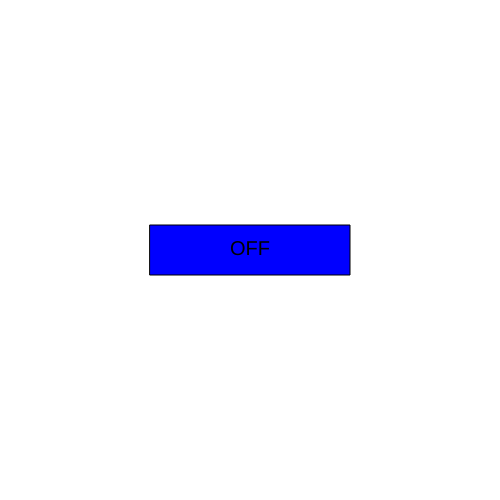
Frame 1 (no input)
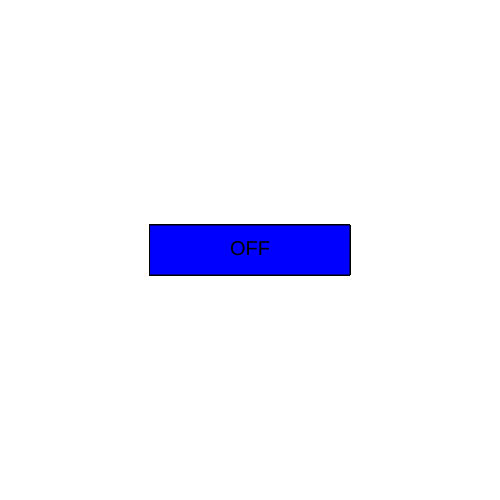
Frame 60 (no input)
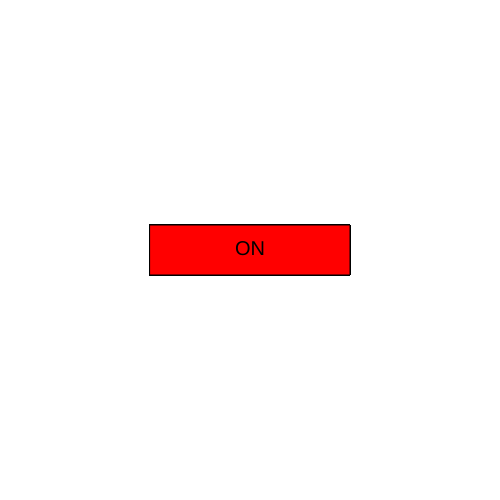
Frame 120 (the mouse pressed at the canvas centre since frame 60)

The p5.js sketch that drew these frames (run headless with seeded random() and noise() and a simulated clock; from frame 60 on, the mouse is pressed at the canvas centre):

// p5.js sketch
// ── sketch.js
let x = 100;
let y = 100;
const w = 200;
const h = 50;

function setup() {
  createCanvas(500, 500);
  background(255);

  x = width/2 - w/2;
  y = height/2 - h/2;
}

function draw() {
textSize(20);
  if (insideRectangle()) {
    
    fill('red');
    rect(x, y, w, h);
    fill(0);
    text("ON", x + w/2 - textWidth("ON")/2, y+h*.6);
  }
  else {
    fill('blue');
    rect(x, y, w, h);
    fill(0);
    text("OFF", x + w/2 - textWidth("OFF")/2, y+h*.6);
  }
  

}

function insideRectangle() {
    if (mouseX > x && mouseX < x+w && mouseY > y && mouseY < y+h) {
        return true;
    }
  return false;
}
